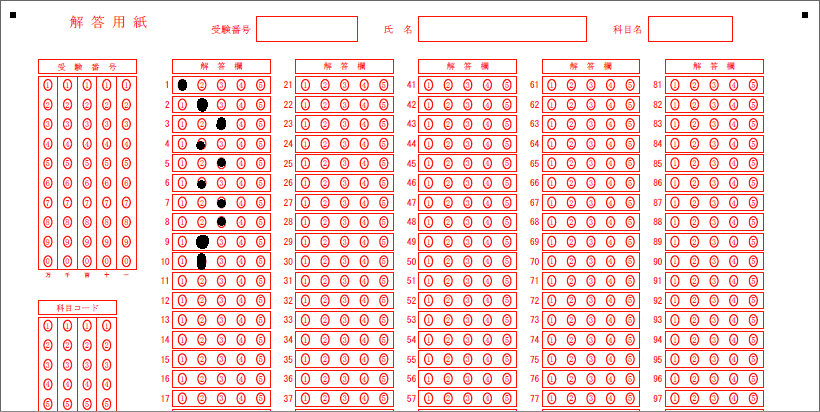
#> input picture test.png, 820 x 412 px
$ python fittingtest.py
#> lines starting #> are read from the running program, lines starting #| are printed output that depends on the picture; after the words box and inside, x2 and y2 are one past the last pixel; in counts of white or black regions, pixels touching at a corner belong together; long printed decimals are rounded
import cv2
import math
import numpy as np

def main():
    img = cv2.imread('test.png', cv2.IMREAD_COLOR)
#> img is the input picture: shape (412, 820, 3); mean B, G, R 217.4, 219.3, 253.2

    hsv_image = cv2.cvtColor(img, cv2.COLOR_BGR2HSV)
#> hsv_image: shape (412, 820, 3); mean H, S, V 5, 36.7, 253.2

# 黒no閾値
    threshold = 50

# V値が閾値以下のピクセルを白に変換
    mask = hsv_image[:, :, 2] > threshold
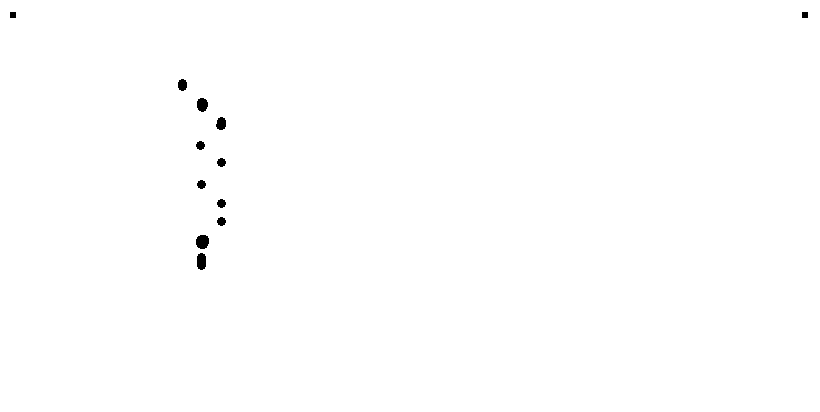
#> mask: shape (412, 820) bool; 99.7% white; 12 black regions, largest, box (x1, y1, x2, y2) and area: (196, 235, 209, 249) 151, (197, 253, 206, 270) 133, (197, 98, 208, 112) 123
    img[mask] = [255, 255, 255]

    # グレイスケール化
    gray1 = cv2.bitwise_and(img[:,:,0], img[:,:,1])
    gray1 = cv2.bitwise_and(gray1, img[:,:,2])

    # 二値化
    threshold_value = 10  # しきい値を指定
    _, binimg = cv2.threshold(gray1, threshold_value, 255, cv2.THRESH_BINARY)
    binimg = cv2.bitwise_not(binimg)

    # 結果画像の黒の部分を灰色にする。
    bimg = binimg // 4 + 255 * 3 //4
    resimg = cv2.merge((bimg,bimg,bimg))
#> resimg: shape (412, 820, 3); values 191 (black) and 254 (white), 0.29% white; 12 white regions

    # 輪郭取得
    contours,hierarchy =  cv2.findContours(binimg,cv2.RETR_LIST,cv2.CHAIN_APPROX_SIMPLE)
#> contours = 12 contours; largest, box (x1, y1, x2, y2) and area: (196, 235, 209, 249) 130, (197, 253, 206, 270) 112, (197, 98, 208, 112) 104, (216, 117, 226, 130) 86, (178, 79, 187, 91) 72
    max_size = 40  # 最大サイズを指定
    min_size = 4   # 最小サイズを指定
    for i, cnt in enumerate(contours):
        # 楕円フィッティング
        if len(cnt) >= 5:
            ellipse = cv2.fitEllipse(cnt)
            (center, axes, angle) = ellipse
            if min_size <= axes[0] <= max_size and min_size <= axes[1] <= max_size:
                print(ellipse)

                cx = int(ellipse[0][0])
                cy = int(ellipse[0][1])

                # 楕円描画
                resimg = cv2.ellipse(resimg, ellipse, (255, 0, 0), 2)
                cv2.drawMarker(resimg, (cx, cy), (0, 0, 255), markerType=cv2.MARKER_CROSS, markerSize=10, thickness=1)
                cv2.putText(resimg, str(i + 1), (cx + 3, cy + 3), cv2.FONT_HERSHEY_SIMPLEX, 0.8, (0, 80, 255), 1, cv2.LINE_AA)
            else:
                print("楕円のサイズが大きすぎます。楕円フィッティングをスキップします。")
        else:
            print("輪郭の点が少なすぎます。楕円フィッティングをスキップします。")
#> this loop made 12 passes
#> (center, axes, angle, cx, cy) on passes 2, 8, 9, 10: ((202, 241.3), (12.45, 13.96), 16.95, 202, 241), ((220.8, 123.2), (9.36, 12.44), 8.22, 220, 123), ((201.8, 104.3), (10.53, 13.13), 177.9, 201, 104), ((182, 84.5), (8.81, 11.03), 0, 182, 84)
#> (axes, angle, cx, cy) on passes 1, 3, 4, 5, 6, 7: ((10.14, 16.07), 0, 201, 261), ((7.97, 7.97), 0, 221, 221), ((7.97, 7.97), 0, 221, 203), ((7.97, 7.97), 0, 201, 184), ((7.97, 7.97), 0, 221, 162), ((7.97, 7.97), 0, 200, 145)
#| ((201.0, 261.0), (10.136, 16.073), 0.0)
#| ((202.035, 241.265), (12.445, 13.960), 16.946)
#| ((221.0, 221.0), (7.974, 7.974), 0.0)
#| ((221.0, 203.0), (7.974, 7.974), 0.0)
#| ((201.0, 184.0), (7.974, 7.974), 0.0)
#| ((221.0, 162.0), (7.974, 7.974), 0.0)
#| ((200.0, 145.0), (7.974, 7.974), 0.0)
#| ((220.795, 123.238), (9.360, 12.436), 8.221)
#> (further printed lines are left out)
#> pass 1, in main, `resimg = cv2.ellipse(resimg, ellipse, (255, 0, 0), 2)`:
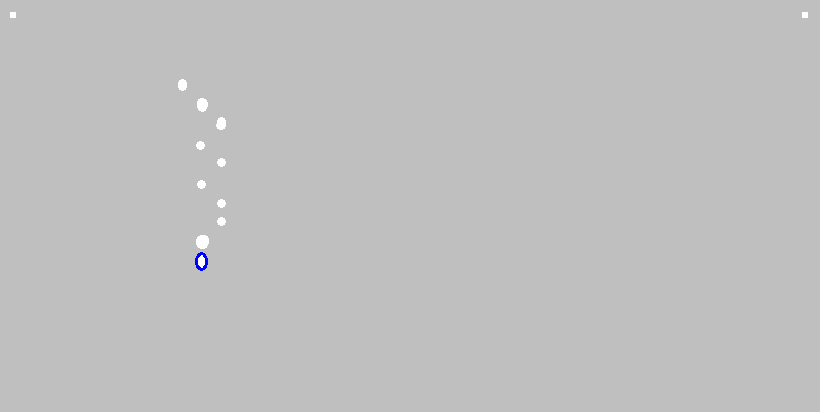
#> resimg: shape (412, 820, 3); mean of channels 0, 1, 2 191.2, 191.1, 191.1; drawn as B, G, R
#> pass 2, in main, `resimg = cv2.ellipse(resimg, ellipse, (255, 0, 0), 2)`:
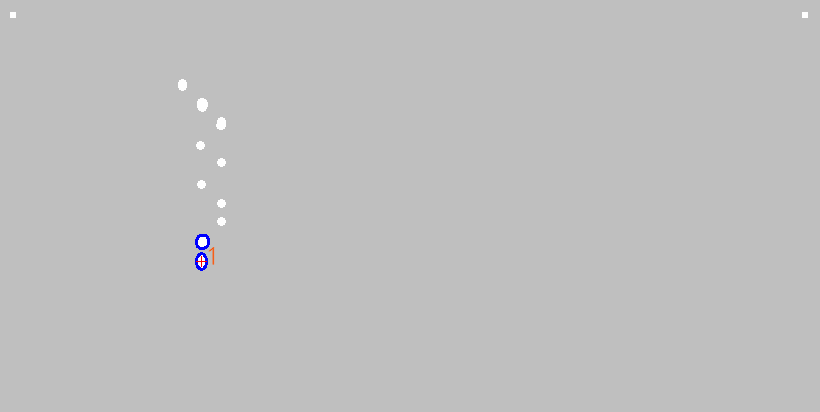
#> resimg: shape (412, 820, 3); 0.06% of pixels changed, all inside (x1, y1, x2, y2) = (195, 234, 215, 267); drawn as B, G, R
#> pass 3, in main, `resimg = cv2.ellipse(resimg, ellipse, (255, 0, 0), 2)`:
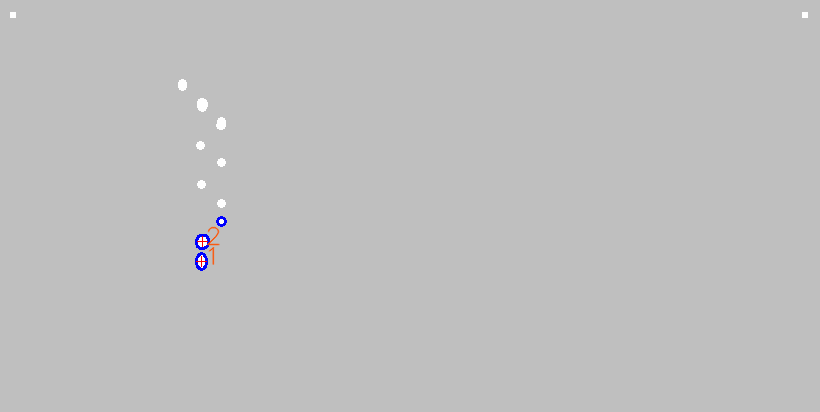
#> resimg: shape (412, 820, 3); 0.06% of pixels changed, all inside (x1, y1, x2, y2) = (197, 216, 227, 247); drawn as B, G, R
#> after the loop:
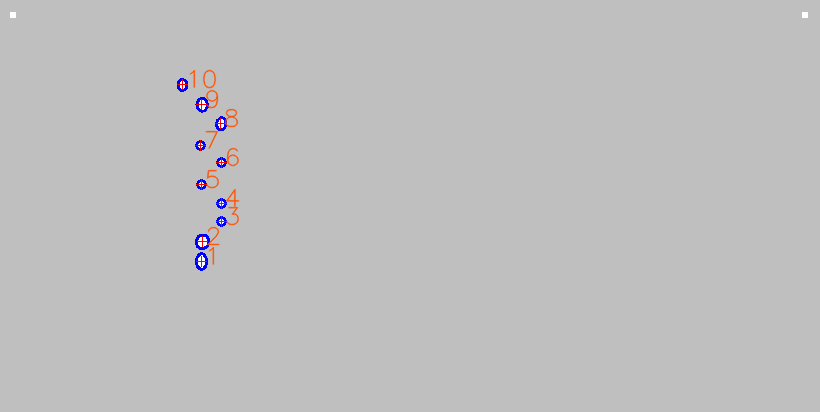
#> resimg: shape (412, 820, 3); 0.51% of pixels changed, all inside (x1, y1, x2, y2) = (177, 69, 240, 227); drawn as B, G, R

    cv2.imshow('resimg',resimg)
    cv2.waitKey()

if __name__ == '__main__':
    main()
